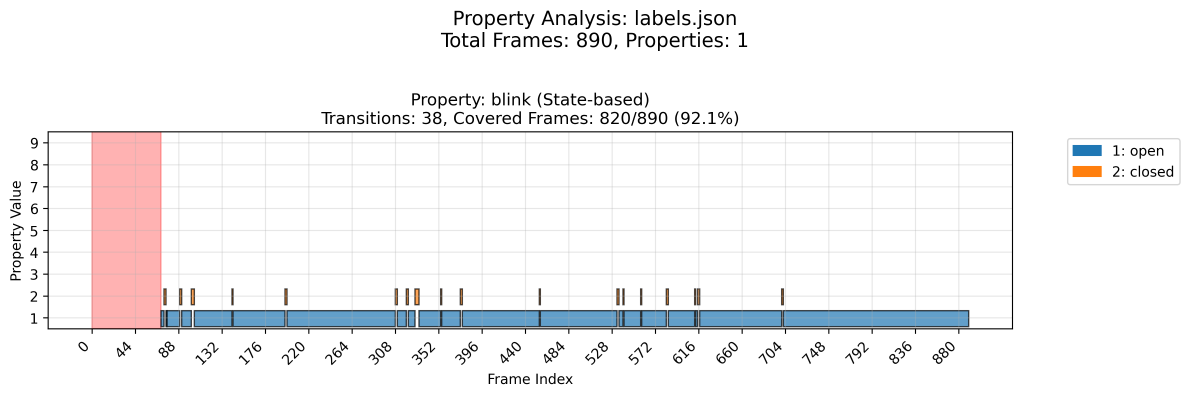
#> input picture 11Drowsiness_1_1.png, 3570 x 1190 px (shown at 1/3 size)
$ python gui.py ../../../../..
#> lines starting #> are read from the running program, lines starting #| are printed output that depends on the picture
#> the answer given: ../../../../../11Drowsiness_1_1.png
#!/usr/bin/env python3
"""Simple GUI tool for labeling frame properties using OpenCV.

The tool iterates through image frames inside a directory, displays them, and
lets the user assign numeric properties (1-9) to each frame. Each property can
have only one value at a time (mutually exclusive). Supports multiple named
properties per frame and variable playback speeds.
"""

from __future__ import annotations

import argparse
import json
from pathlib import Path
from typing import Dict, List, Set

import cv2
import numpy as np

SUPPORTED_EXTENSIONS = {".png", ".jpg", ".jpeg", ".bmp", ".tiff", ".tif"}


class FrameLabelerApp:
    def __init__(self, image_dir: Path, labels_path: Path, property_name: str, fps: float = 5.0):
        self.image_dir = image_dir
        self.labels_path = labels_path
        self.property_name = property_name
        self.base_fps = fps
        self.fps = fps
        self.speed_multiplier = 1.0
        self.available_speeds = [1.0, 1.5, 2.0]
        self.speed_index = 0
        self.replace_property = None  # Will be set during label loading

        self.frames: List[Path] = self._load_frames()
        if not self.frames:
            raise SystemExit(f"No image frames found in {image_dir}")

        # Initialize display settings before preloading
        self.display_size = (1920, 1080)

        # Preload all images into memory
        print(f"\nLoading {len(self.frames)} images into memory...")
        self.cached_images: Dict[int, np.ndarray] = {}
        self._preload_images()

        self.labels: Dict[str, Dict[str, Set[int]]] = self._load_existing_labels()

        # Always set up value mappings if not already defined for this property
        if (self.property_name not in self.value_mappings or
            not self.value_mappings.get(self.property_name, {})):
            self._setup_value_mappings()

        self.current_index = 0
        self.current_property = 1
        self.playing = False
        self.window_name = f"Frame Property Labeler - {property_name}"

        # Apply default properties from existing labels
        for i, frame_path in enumerate(self.frames):
            key = self._frame_key(frame_path)
            if key in self.labels and self.property_name in self.labels[key]:
                if i == 0 and self.labels[key][self.property_name]:
                    # Use the first value as default
                    self.current_property = min(self.labels[key][self.property_name])

    def _load_frames(self) -> List[Path]:
        files = [
            path for path in sorted(self.image_dir.iterdir())
            if path.suffix.lower() in SUPPORTED_EXTENSIONS and path.is_file()
        ]
        return files

    def _preload_images(self) -> None:
        """Preload all images into memory for faster navigation."""
        total = len(self.frames)
        for i, frame_path in enumerate(self.frames):
            # Show progress
            if i % 10 == 0 or i == total - 1:
                print(f"  Loading image {i + 1}/{total} ({(i + 1) * 100 // total}%)...", end="\r")

            # Load and resize image
            img = cv2.imread(str(frame_path))
#> img is the input picture: shape (1190, 3570, 3); mean B, G, R 243.6, 242.7, 243.6

            if img is None:
                # Create placeholder for broken images
                img = np.zeros((100, 200, 3), dtype=np.uint8)
                cv2.putText(img, "Error loading image", (10, 50),
                           cv2.FONT_HERSHEY_SIMPLEX, 0.5, (255, 255, 255), 1)
            else:
                # Resize to display size while maintaining aspect ratio
                h, w = img.shape[:2]
#> h = 1190; w = 3570
                aspect = w / h
#> aspect = 3
                if aspect > self.display_size[0] / self.display_size[1]:
                    new_w = self.display_size[0]
                    new_h = int(new_w / aspect)
#> new_h = 640
                else:
                    new_h = self.display_size[1]
                    new_w = int(new_h * aspect)
                img = cv2.resize(img, (new_w, new_h))
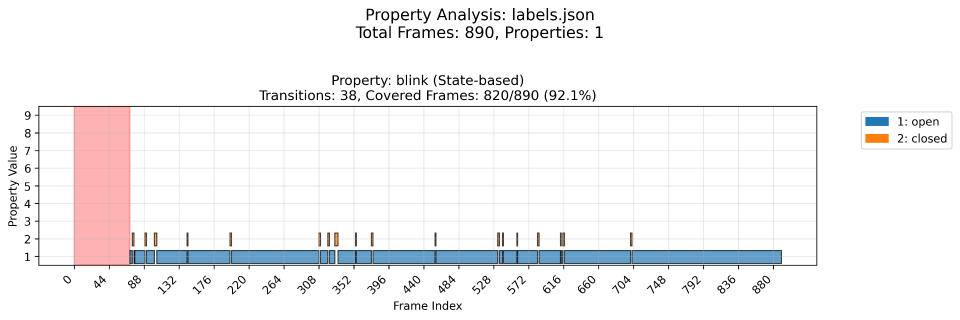
#> img: shape (640, 1920, 3) (shown at 1/2 size); mean B, G, R 243.7, 242.8, 243.7

            self.cached_images[i] = img

        print(f"\n  Successfully loaded all {total} images into memory!")
        memory_usage_mb = sum(img.nbytes for img in self.cached_images.values()) / (1024 * 1024)
#> memory_usage_mb = 8.55
        print(f"  Memory usage: ~{memory_usage_mb:.1f} MB")
#|   Memory usage: ~8.5 MB

    def _load_existing_labels(self) -> Dict[str, Dict[str, Set[int]]]:
        """Load existing labels. Structure: {frame_key: {property_name: set(values)}}"""
        if not self.labels_path.exists():
            self.value_mappings = {}
            return {}

        try:
            with self.labels_path.open("r", encoding="utf-8") as fh:
                data = json.load(fh)
        except json.JSONDecodeError as exc:
            print(f"Failed to read {self.labels_path}: {exc}")
            print("Starting with empty labels.")
            self.value_mappings = {}
            return {}

        # Handle both new format (with frames/mappings) and legacy format
        if "frames" in data:
            # New format
            frame_data = data["frames"]
            self.value_mappings = data.get("mappings", {})
            if self.property_name in self.value_mappings:
                print(f"\nLoaded value mappings for '{self.property_name}':")
                for value, meaning in self.value_mappings[self.property_name].items():
                    print(f"  {value}: {meaning}")
        else:
            # Legacy format - frame data is at root level
            frame_data = data
            self.value_mappings = {}

        # Convert loaded data to the expected structure
        result = {}
        property_exists = False
        existing_frames_count = 0

        for frame_key, properties in frame_data.items():
            if isinstance(properties, dict):
                # New format: multiple properties
                result[frame_key] = {}
                for prop_name, values in properties.items():
                    if isinstance(values, list):
                        result[frame_key][prop_name] = set(values)
                    else:
                        # Single value, convert to set
                        result[frame_key][prop_name] = {values}

                    # Check if current property already exists
                    if prop_name == self.property_name:
                        property_exists = True
                        existing_frames_count += 1
            else:
                # Old format: single unnamed property
                result[frame_key] = {"default": {properties}}
                if self.property_name == "default":
                    property_exists = True
                    existing_frames_count += 1

        # Ask about property replacement if this property already exists
        if property_exists:
            print(f"\nFound existing property '{self.property_name}' in {existing_frames_count} frames.")
            print("Options:")
            print("  1. Keep existing - Augment/modify existing values (recommended)")
            print("  2. Replace all - Clear all existing values for this property")
            print("  3. Cancel - Exit without changes")

            while True:
                choice = input("Choose option (1/2/3) [default: 1]: ").strip() or "1"
                if choice in ["1", "2", "3"]:
                    break
                print("Invalid choice. Please enter 1, 2, or 3.")

            if choice == "3":
                raise SystemExit("Cancelled by user")
            elif choice == "2":
                # Clear existing property values
                for frame_key in result:
                    if self.property_name in result[frame_key]:
                        result[frame_key][self.property_name].clear()
                print(f"Cleared all existing values for property '{self.property_name}'")
                self.replace_property = True
            else:
                self.replace_property = False
                print(f"Will keep and show existing values for property '{self.property_name}'")

        return result

    def _setup_value_mappings(self) -> None:
        """Set up value mappings for the current property."""
        print(f"\n{'='*60}")
        print(f"Setting up value meanings for property: '{self.property_name}'")
        print("="*60)
        print("Define what each number (1-9) means for this property.")
        print("This helps make your labels more readable and meaningful.")
        print("  - Press Enter to skip a value")
        print("  - Type 'done' to finish early")
        print("  - Type 'skip' to skip all mappings")
        print("\nExamples: 1='slow', 2='medium', 3='fast'")

        if self.property_name not in self.value_mappings:
            self.value_mappings[self.property_name] = {}

        for i in range(1, 10):
            current_meaning = self.value_mappings[self.property_name].get(str(i), "")
            if current_meaning:
                prompt = f"  Value {i} (currently '{current_meaning}'): "
            else:
                prompt = f"  Value {i}: "

            meaning = input(prompt).strip()
            if meaning.lower() == 'skip':
                print("Skipping all value mappings.")
                self.value_mappings[self.property_name] = {}
                return
            elif meaning.lower() == 'done':
                break
            elif meaning:
                self.value_mappings[self.property_name][str(i)] = meaning
            elif str(i) in self.value_mappings[self.property_name]:
                # Keep existing mapping if user pressed enter
                pass

        if self.value_mappings[self.property_name]:
            print(f"\nValue mappings for '{self.property_name}':")
            for value, meaning in sorted(self.value_mappings[self.property_name].items()):
                print(f"  {value}: {meaning}")
        else:
            print(f"\nNo value mappings defined for '{self.property_name}'.")

    def _frame_key(self, frame_path: Path) -> str:
        return frame_path.relative_to(self.image_dir).as_posix()

    # [282 lines left out: functions _get_frame_properties, _display_frame, _create_status_bar, _update_delay, _save_labels, toggle_property and 6 more, not called in this run]


def parse_args() -> argparse.Namespace:
    parser = argparse.ArgumentParser(description="Frame property labeling tool using OpenCV")
    parser.add_argument(
        "directory",
        help="Directory containing frame images."
    )
    parser.add_argument(
        "--property",
        type=str,
        default=None,
        help="Name of the property to label (e.g., 'motion', 'quality', 'object'). Will be prompted if not provided."
    )
    parser.add_argument(
        "--labels",
        type=Path,
        default=None,
        help="Optional path to the labels JSON file (defaults to <directory>/labels.json)."
    )
    parser.add_argument(
        "--fps",
        type=float,
        default=5.0,
        help="Base playback frames per second (default: 5). Can be adjusted during playback."
    )
    return parser.parse_args()


def main() -> None:
    args = parse_args()

    directory = Path(args.directory)
    if not directory.exists() or not directory.is_dir():
        raise SystemExit(f"Directory not found: {directory}")

    # Get property name
    property_name = args.property
    if not property_name:
        print("\nEnter a name for the property you want to label")
        print("Examples: 'motion', 'quality', 'person', 'action', etc.")
        property_name = input("Property name: ").strip()
        if not property_name:
            property_name = "default"
            print(f"Using default property name: {property_name}")

    labels_path = args.labels or directory / "labels.json"

    print(f"\nStarting labeling session for property: [{property_name}]")

    app = FrameLabelerApp(directory, labels_path, property_name, fps=args.fps)
    app.run()


if __name__ == "__main__":
#> (the run stopped early here; a loop or call above may not have finished)
